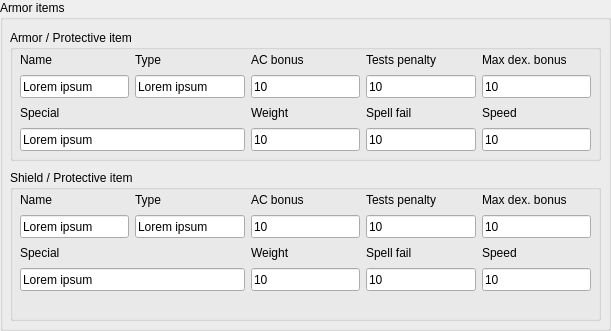
   <widget class="QGroupBox" name="ArmorItems">
    <property name="geometry">
     <rect>
      <x>10</x>
      <y>870</y>
      <width>611</width>
      <height>331</height>
     </rect>
    </property>
    <property name="title">
     <string>Armor items</string>
    </property>
    <widget class="QGroupBox" name="Armor2">
     <property name="geometry">
      <rect>
       <x>10</x>
       <y>170</y>
       <width>591</width>
       <height>151</height>
      </rect>
     </property>
     <property name="title">
      <string>Shield / Protective item</string>
     </property>
     <widget class="QWidget" name="gridLayoutWidget_16">
      <property name="geometry">
       <rect>
        <x>10</x>
        <y>20</y>
        <width>571</width>
        <height>101</height>
       </rect>
      </property>
      <layout class="QGridLayout" name="Armor2Layout">
       <item row="1" column="3">
        <widget class="QLineEdit" name="armor_2_test_penalty">
         <property name="minimumSize">
          <size>
           <width>0</width>
           <height>23</height>
          </size>
         </property>
         <property name="text">
          <string>10</string>
         </property>
        </widget>
       </item>
       <item row="0" column="4">
        <widget class="QLabel" name="armor_2_max_dex_bonus_label">
         <property name="text">
          <string>Max dex. bonus</string>
         </property>
        </widget>
       </item>
       <item row="0" column="3">
        <widget class="QLabel" name="armor_2_test_penalty_label">
         <property name="text">
          <string>Tests penalty</string>
         </property>
        </widget>
       </item>
       <item row="1" column="1">
        <widget class="QLineEdit" name="armor_2_type">
         <property name="minimumSize">
          <size>
           <width>0</width>
           <height>23</height>
          </size>
         </property>
         <property name="text">
          <string>Lorem ipsum</string>
         </property>
        </widget>
       </item>
       <item row="1" column="4">
        <widget class="QLineEdit" name="armor_2_max_dex_bonus">
         <property name="minimumSize">
          <size>
           <width>0</width>
           <height>23</height>
          </size>
         </property>
         <property name="text">
          <string>10</string>
         </property>
        </widget>
       </item>
       <item row="1" column="0">
        <widget class="QLineEdit" name="armor_2_name">
         <property name="minimumSize">
          <size>
           <width>0</width>
           <height>23</height>
          </size>
         </property>
         <property name="text">
          <string>Lorem ipsum</string>
         </property>
        </widget>
       </item>
       <item row="1" column="2">
        <widget class="QLineEdit" name="armor_2_ac_bonus">
         <property name="minimumSize">
          <size>
           <width>0</width>
           <height>23</height>
          </size>
         </property>
         <property name="text">
          <string>10</string>
         </property>
        </widget>
       </item>
       <item row="0" column="1">
        <widget class="QLabel" name="armor_2_type_label">
         <property name="text">
          <string>Type</string>
         </property>
        </widget>
       </item>
       <item row="0" column="2">
        <widget class="QLabel" name="armor_2_ac_bonus_label">
         <property name="text">
          <string>AC bonus</string>
         </property>
        </widget>
       </item>
       <item row="2" column="2">
        <widget class="QLabel" name="armor_2_weight_label">
         <property name="text">
          <string>Weight</string>
         </property>
        </widget>
       </item>
       <item row="2" column="3">
        <widget class="QLabel" name="armor_2_spell_fail_label">
         <property name="text">
          <string>Spell fail</string>
         </property>
        </widget>
       </item>
       <item row="2" column="4">
        <widget class="QLabel" name="armor_2_speed_label">
         <property name="text">
          <string>Speed</string>
         </property>
        </widget>
       </item>
       <item row="0" column="0">
        <widget class="QLabel" name="armor_2_name_label">
         <property name="text">
          <string>Name</string>
         </property>
        </widget>
       </item>
       <item row="3" column="2">
        <widget class="QLineEdit" name="armor_2_weight">
         <property name="minimumSize">
          <size>
           <width>0</width>
           <height>23</height>
          </size>
         </property>
         <property name="text">
          <string>10</string>
         </property>
        </widget>
       </item>
       <item row="3" column="3">
        <widget class="QLineEdit" name="armor_2_spell_fail">
         <property name="minimumSize">
          <size>
           <width>0</width>
           <height>23</height>
          </size>
         </property>
         <property name="text">
          <string>10</string>
         </property>
        </widget>
       </item>
       <item row="3" column="4">
        <widget class="QLineEdit" name="armor_2_speed">
         <property name="minimumSize">
          <size>
           <width>0</width>
           <height>23</height>
          </size>
         </property>
         <property name="text">
          <string>10</string>
         </property>
        </widget>
       </item>
       <item row="3" column="0" colspan="2">
        <widget class="QLineEdit" name="armor_2_special">
         <property name="minimumSize">
          <size>
           <width>0</width>
           <height>23</height>
          </size>
         </property>
         <property name="text">
          <string>Lorem ipsum</string>
         </property>
        </widget>
       </item>
       <item row="2" column="0" colspan="2">
        <widget class="QLabel" name="armor_2_special_label">
         <property name="text">
          <string>Special</string>
         </property>
        </widget>
       </item>
      </layout>
     </widget>
    </widget>
    <widget class="QGroupBox" name="Armor1">
     <property name="geometry">
      <rect>
       <x>10</x>
       <y>30</y>
       <width>591</width>
       <height>131</height>
      </rect>
     </property>
     <property name="title">
      <string>Armor / Protective item</string>
     </property>
     <widget class="QWidget" name="gridLayoutWidget_15">
      <property name="geometry">
       <rect>
        <x>10</x>
        <y>20</y>
        <width>571</width>
        <height>101</height>
       </rect>
      </property>
      <layout class="QGridLayout" name="Armor1Layout">
       <item row="1" column="3">
        <widget class="QLineEdit" name="armor_1_test_penalty">
         <property name="minimumSize">
          <size>
           <width>0</width>
           <height>23</height>
          </size>
         </property>
         <property name="text">
          <string>10</string>
         </property>
        </widget>
       </item>
       <item row="0" column="4">
        <widget class="QLabel" name="armor_1_max_dex_bonus_label">
         <property name="text">
          <string>Max dex. bonus</string>
         </property>
        </widget>
       </item>
       <item row="0" column="3">
        <widget class="QLabel" name="armor_1_test_penalty_label">
         <property name="text">
          <string>Tests penalty</string>
         </property>
        </widget>
       </item>
       <item row="1" column="1">
        <widget class="QLineEdit" name="armor_1_type">
         <property name="minimumSize">
          <size>
           <width>0</width>
           <height>23</height>
          </size>
         </property>
         <property name="text">
          <string>Lorem ipsum</string>
         </property>
        </widget>
       </item>
       <item row="1" column="4">
        <widget class="QLineEdit" name="armor_1_max_dex_bonus">
         <property name="minimumSize">
          <size>
           <width>0</width>
           <height>23</height>
          </size>
         </property>
         <property name="text">
          <string>10</string>
         </property>
        </widget>
       </item>
       <item row="1" column="0">
        <widget class="QLineEdit" name="armor_1_name">
         <property name="minimumSize">
          <size>
           <width>0</width>
           <height>23</height>
          </size>
         </property>
         <property name="text">
          <string>Lorem ipsum</string>
         </property>
        </widget>
       </item>
       <item row="1" column="2">
        <widget class="QLineEdit" name="armor_1_ac_bonus">
         <property name="minimumSize">
          <size>
           <width>0</width>
           <height>23</height>
          </size>
         </property>
         <property name="text">
          <string>10</string>
         </property>
        </widget>
       </item>
       <item row="0" column="1">
        <widget class="QLabel" name="armor_1_type_label">
         <property name="text">
          <string>Type</string>
         </property>
        </widget>
       </item>
       <item row="0" column="2">
        <widget class="QLabel" name="armor_1_ac_bonus_label">
         <property name="text">
          <string>AC bonus</string>
         </property>
        </widget>
       </item>
       <item row="2" column="2">
        <widget class="QLabel" name="armor_1_weight_label">
         <property name="text">
          <string>Weight</string>
         </property>
        </widget>
       </item>
       <item row="2" column="3">
        <widget class="QLabel" name="armor_1_spell_fail_label">
         <property name="text">
          <string>Spell fail</string>
         </property>
        </widget>
       </item>
       <item row="2" column="4">
        <widget class="QLabel" name="armor_1_speed_label">
         <property name="text">
          <string>Speed</string>
         </property>
        </widget>
       </item>
       <item row="0" column="0">
        <widget class="QLabel" name="armor_1_name_label">
         <property name="text">
          <string>Name</string>
         </property>
        </widget>
       </item>
       <item row="3" column="2">
        <widget class="QLineEdit" name="armor_1_weight">
         <property name="minimumSize">
          <size>
           <width>0</width>
           <height>23</height>
          </size>
         </property>
         <property name="text">
          <string>10</string>
         </property>
        </widget>
       </item>
       <item row="3" column="3">
        <widget class="QLineEdit" name="armor_1_spell_fail">
         <property name="minimumSize">
          <size>
           <width>0</width>
           <height>23</height>
          </size>
         </property>
         <property name="text">
          <string>10</string>
         </property>
        </widget>
       </item>
       <item row="3" column="4">
        <widget class="QLineEdit" name="armor_1_speed">
         <property name="minimumSize">
          <size>
           <width>0</width>
           <height>23</height>
          </size>
         </property>
         <property name="text">
          <string>10</string>
         </property>
        </widget>
       </item>
       <item row="3" column="0" colspan="2">
        <widget class="QLineEdit" name="armor_1_special">
         <property name="minimumSize">
          <size>
           <width>0</width>
           <height>23</height>
          </size>
         </property>
         <property name="text">
          <string>Lorem ipsum</string>
         </property>
        </widget>
       </item>
       <item row="2" column="0" colspan="2">
        <widget class="QLabel" name="armor_1_special_label">
         <property name="text">
          <string>Special</string>
         </property>
        </widget>
       </item>
      </layout>
     </widget>
    </widget>
   </widget>
